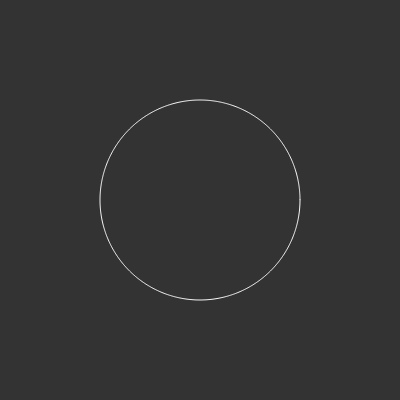
Frame 1 (no input)
Frame 60 (no input): identical to frame 1, image omitted
Frame 120 (the mouse pressed at the canvas centre since frame 60): identical to frame 1, image omitted

The p5.js sketch that drew this single still picture (run headless with seeded random() and noise() and a simulated clock; from frame 60 on, the mouse is pressed at the canvas centre):

// p5.js sketch
// ── sketch.js
var slider

function setup() {
    createCanvas(400, 400)
    slider = createSlider(0,10,2,0.01)

    frameRate(60)
}


function sgn(val) {
    if (val > 0) {
        return 1
    } else if (val < 0) {
        return -1
    } else {
        return 0
    }


}


function draw() {
    background(51)


    translate(width / 2, height / 2)
    // var r = 100
    var a = 100
    var b = 100
    var n = slider.value()

    stroke(255)
    noFill()

    beginShape()


    for (var angle = 0; angle < TWO_PI; angle += .01) {
        // var x = r * cos(a);
        // var y = r * sin(a)


        var na = n/2
        var x = pow(abs(cos(angle)), na) * a * sgn(cos(angle))
        var y = pow(abs(sin(angle)), na) * b * sgn(sin(angle))
        vertex(x, y);
    }

    endShape()
}
